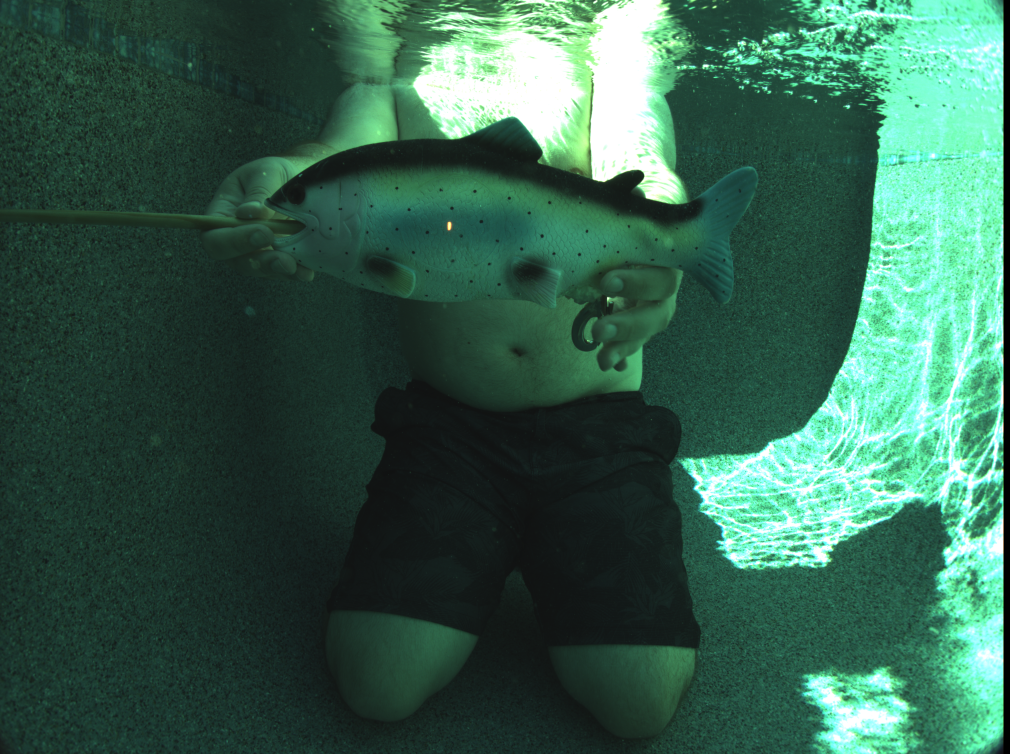
#> input picture edge_detection_framework/test_data/test_fred.png, 1010 x 754 px, found by its file name
$ python edge_detection.py
#> lines starting #> are read from the running program, lines starting #| are printed output that depends on the picture; after the words box and inside, x2 and y2 are one past the last pixel; in counts of white or black regions, pixels touching at a corner belong together
### edge_detection_framework/helpers.py
import numpy as np
import matplotlib.pyplot as plt
from matplotlib import cm
from matplotlib.colors import LightSource

#this function is used to rescale the data as needed. Either to a 8 bit or 16 bit resolution, or to values between 0 and 1.
def scale_data(img, type):
    if type == 8:
        scale = 255
    elif type == 16:
        scale = 65535
    elif type == 1:
        scale = 1

    img = np.subtract(img, np.min(img))
    img = scale*(img/np.max(img))

    if type == 8:
        img = img.astype('uint8')
    elif type == 16:
        img = img.astype('uint16')
    elif type == 1:
        img = img.astype('float16')

    return img

# used to crop the image to a specific region of interest.
def cropImage(img, roi):
    x, y, w, h = roi
    img_new = img[y:y+h,x:x+w]

    return img_new


# a function for quickly plotting a matrix in 3D.
# [29 lines left out: functions plot3D, plotCut, not called in this run]

### edge_detection_framework/edge_detection.py
import cv2
import scipy.fft as ft
from scipy import datasets
import numpy as np
from pathlib import Path
import matplotlib.pyplot as plt
from matplotlib import cbook
from matplotlib import cm
from matplotlib.colors import LightSource
from helpers import cropImage, scale_data

def edgeDetection(img, rad, sigma, roi, channel=None):
    if type(img) != np.ndarray:
        img = plt.imread(img_path.as_posix()).astype('float16')

    if channel == 'r':
        img = img[:,:,0]
    elif channel == 'g':
        img = img[:,:,1]
    elif channel == 'b':
        img = img[:,:,1]
    elif channel == 'gray':
        img = (img[:,:,0] + img[:,:,1] + img[:,:,2])/3
    #Image pre-processing: select red channel, crop to ROI, scale the data

    #img = img[:,:,0]
    img = cropImage(img, roi)
    img = scale_data(img, 8)

    #Apply the fft and shift the zero frequency component to the center of the array
    dft = np.fft.fft2(img)
    dft_shift = np.fft.fftshift(dft)

    #Create a mask for a ILPF, subtract it from 255 to create the IHPF. Higher radius values result in more information being removed from the image,
    #with only the very high frequencies remaining
    radius = rad
    mask = np.zeros_like(img)
    cy = mask.shape[0] // 2
    cx = mask.shape[1] // 2
    cv2.circle(mask, (cx,cy), radius, (255,255,255), -1)[0]
    mask = 255 - mask

    #Apply gaussian blur to create a GHPF. Then multiply the shifted DFT with the GHPF.
    mask2 = cv2.GaussianBlur(mask, (19,19), sigma)
    dft_shift_masked2 = np.multiply(dft_shift,mask2) / 255

    #Shift back the DFT and the filter to be able to display the images correctly.
    back_ishift = np.fft.ifftshift(dft_shift)
    back_ishift_masked2 = np.fft.ifftshift(dft_shift_masked2)

    #Then compute the IDFT of the origianl image and the filtered and shifted image.
    img_back = np.fft.ifft2(back_ishift, axes=(0,1))
    img_filtered2 = np.fft.ifft2(back_ishift_masked2, axes=(0,1))

    img_back = np.abs(img_back).clip(0,255).astype(np.uint8)
    img_filtered2 = np.abs(10*img_filtered2).clip(0,255).astype(np.uint8)

    return img_back, img_filtered2


#img_path = Path("C:/Users/Hamish/Documents/E4E/Fishsense/img_filtering/P7130166.JPG")
img_path = Path("C:Users/Hamish/Documents/E4E/Fishsense/fishsense-lite-python-pipeline/edge_detection_framework/test_data/test_fred.png")
img = plt.imread(img_path.as_posix()).astype('float16')


# cut = mask2[int(np.floor(mask2.shape[0]/2)), :]
# x = np.linspace(0, len(cut), len(cut))

roi = [0, 100, 800, 800]
_, img_f = edgeDetection(img_path, 60, 0, roi, channel='r')
#> in edgeDetection, `img = img[:,:,0]`:
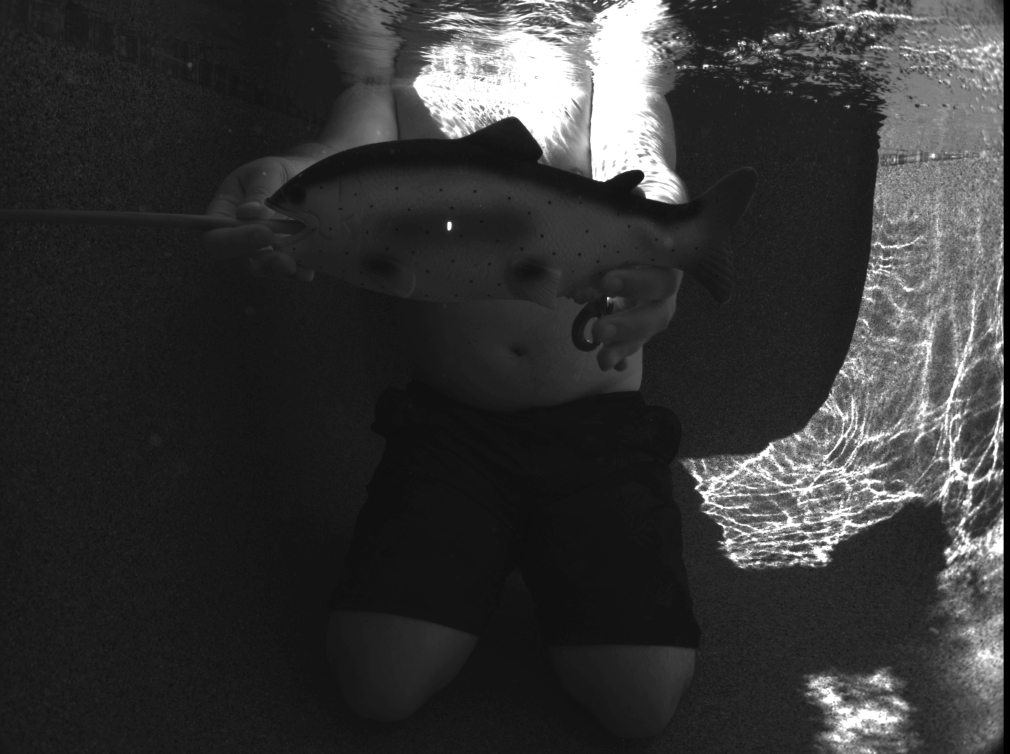
#> img: shape (754, 1010) float16; min 0, max 1, mean 0.212
#> in cropImage, `img_new = img[y:y+h,x:x+w]`:
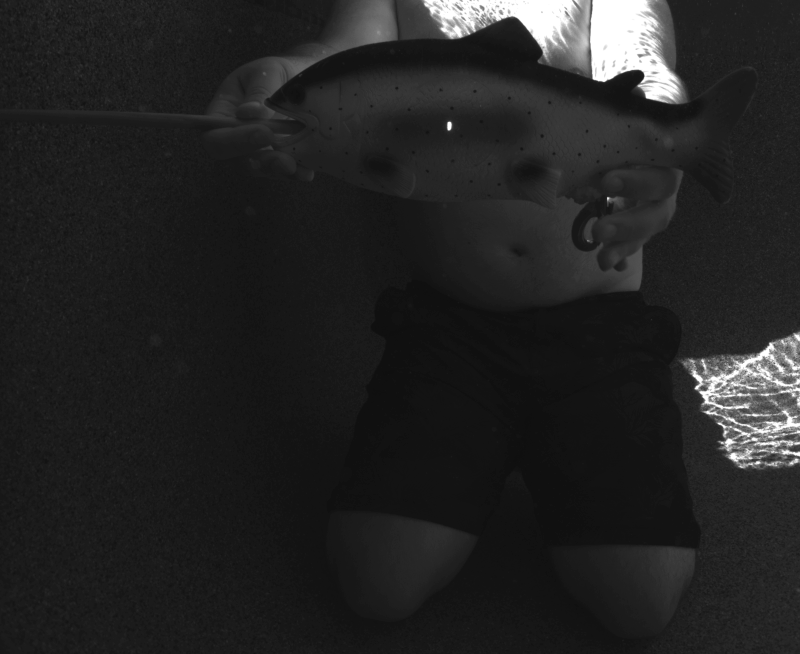
#> img_new: shape (654, 800) float16; min 0.0627, max 1, mean 0.141
#> in edgeDetection, `cv2.circle(mask, (cx,cy), radius, (255,255,255), -1)[0]`:
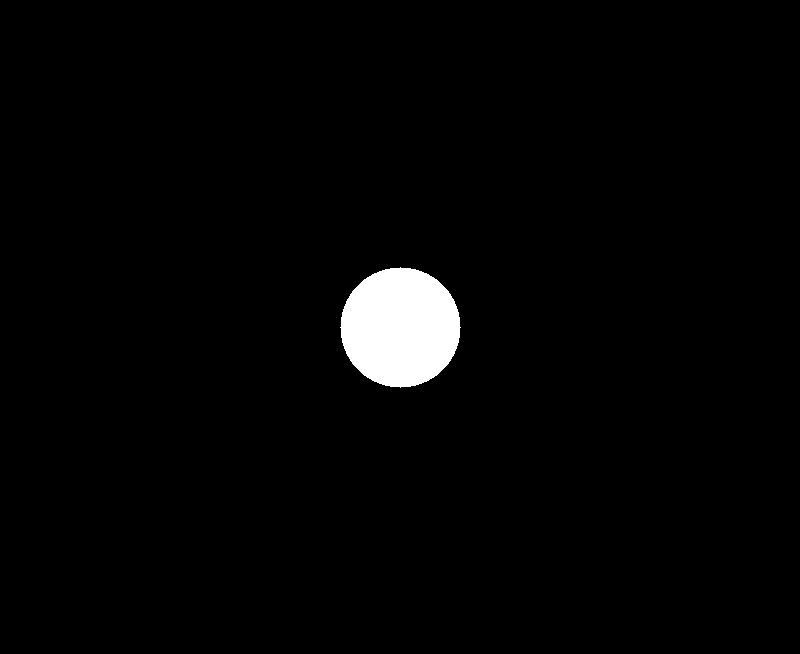
#> mask: shape (654, 800); 2.2% white; 1 white region, box (x1, y1, x2, y2) and area: (340, 267, 461, 388) 11289
#> in edgeDetection, `img_filtered2 = np.abs(10*img_filtered2).clip(0,255).astype(np.uint8)`:
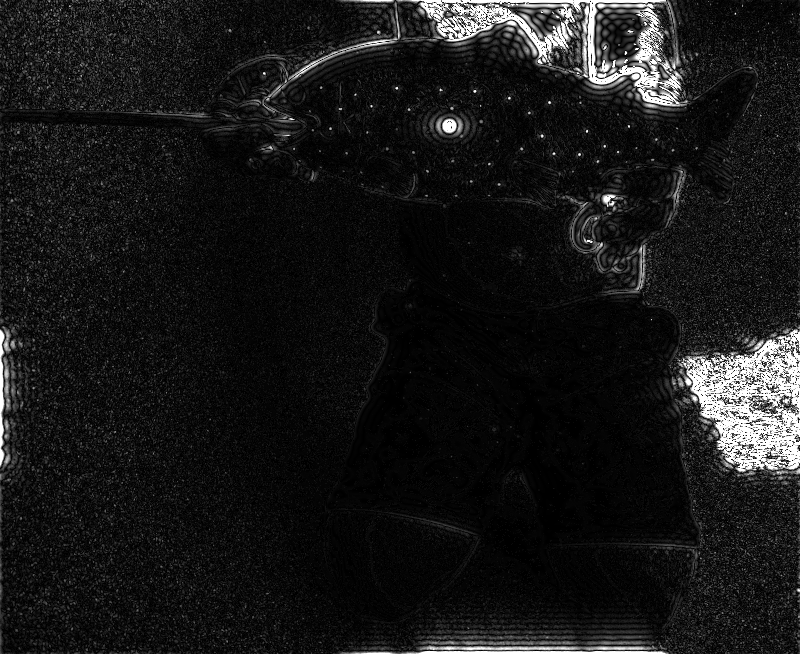
#> img_filtered2: shape (654, 800); min 0, max 255, mean 23.9

label = "Filtered Image"
fig, axs = plt.subplots(1,2)
plt.title(label)
axs[0].imshow(img, cmap='gray')
axs[1].imshow(img_f, cmap='gray')
plt.show()
